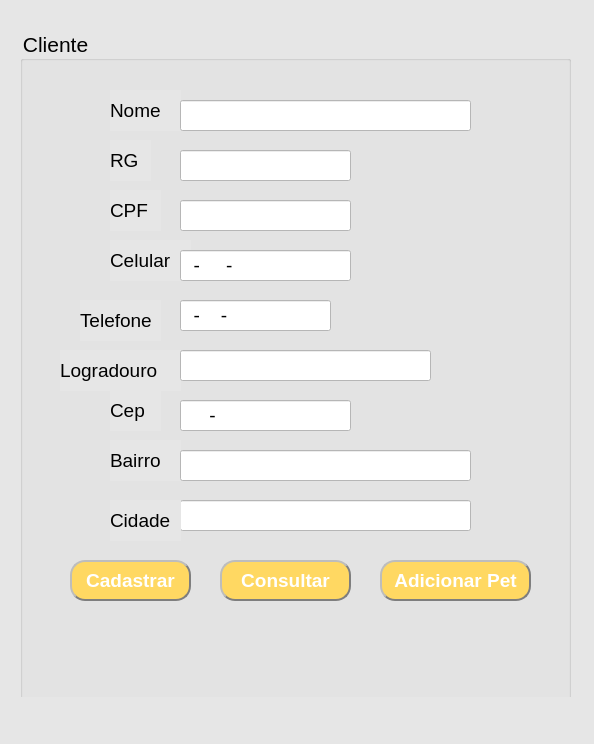
<?xml version="1.0" encoding="UTF-8"?>
<ui version="4.0">
 <class>MainWindow</class>
 <widget class="QMainWindow" name="MainWindow">
  <property name="geometry">
   <rect>
    <x>0</x>
    <y>0</y>
    <width>594</width>
    <height>744</height>
   </rect>
  </property>
  <property name="maximumSize">
   <size>
    <width>594</width>
    <height>744</height>
   </size>
  </property>
  <property name="windowTitle">
   <string>Cadastra Cliente</string>
  </property>
  <property name="toolTip">
   <string/>
  </property>
  <property name="styleSheet">
   <string notr="true">background-color: rgb(230, 230, 230);</string>
  </property>
  <property name="animated">
   <bool>true</bool>
  </property>
  <widget class="QWidget" name="centralwidget">
   <widget class="QLineEdit" name="txtCelular">
    <property name="geometry">
     <rect>
      <x>180</x>
      <y>250</y>
      <width>171</width>
      <height>31</height>
     </rect>
    </property>
    <property name="font">
     <font>
      <pointsize>14</pointsize>
     </font>
    </property>
    <property name="styleSheet">
     <string notr="true">background-color: rgb(255, 255, 255);</string>
    </property>
    <property name="inputMask">
     <string>##-#####-####</string>
    </property>
    <property name="maxLength">
     <number>13</number>
    </property>
   </widget>
   <widget class="QLineEdit" name="txtBairro">
    <property name="geometry">
     <rect>
      <x>180</x>
      <y>450</y>
      <width>291</width>
      <height>31</height>
     </rect>
    </property>
    <property name="font">
     <font>
      <pointsize>14</pointsize>
     </font>
    </property>
    <property name="styleSheet">
     <string notr="true">background-color: rgb(255, 255, 255);</string>
    </property>
    <property name="maxLength">
     <number>20</number>
    </property>
   </widget>
   <widget class="QLineEdit" name="txtCpf">
    <property name="geometry">
     <rect>
      <x>180</x>
      <y>200</y>
      <width>171</width>
      <height>31</height>
     </rect>
    </property>
    <property name="font">
     <font>
      <pointsize>14</pointsize>
     </font>
    </property>
    <property name="styleSheet">
     <string notr="true">background-color: rgb(255, 255, 255);</string>
    </property>
    <property name="inputMask">
     <string>#############</string>
    </property>
    <property name="maxLength">
     <number>13</number>
    </property>
   </widget>
   <widget class="QGroupBox" name="groupBox">
    <property name="geometry">
     <rect>
      <x>20</x>
      <y>30</y>
      <width>551</width>
      <height>671</height>
     </rect>
    </property>
    <property name="font">
     <font>
      <pointsize>16</pointsize>
     </font>
    </property>
    <property name="styleSheet">
     <string notr="true"/>
    </property>
    <property name="title">
     <string>Cliente </string>
    </property>
    <widget class="QLabel" name="label">
     <property name="geometry">
      <rect>
       <x>90</x>
       <y>60</y>
       <width>71</width>
       <height>41</height>
      </rect>
     </property>
     <property name="font">
      <font>
       <pointsize>14</pointsize>
      </font>
     </property>
     <property name="text">
      <string>Nome</string>
     </property>
    </widget>
    <widget class="QLabel" name="label_3">
     <property name="geometry">
      <rect>
       <x>90</x>
       <y>110</y>
       <width>41</width>
       <height>41</height>
      </rect>
     </property>
     <property name="font">
      <font>
       <pointsize>14</pointsize>
      </font>
     </property>
     <property name="text">
      <string>RG</string>
     </property>
    </widget>
    <widget class="QLabel" name="label_2">
     <property name="geometry">
      <rect>
       <x>90</x>
       <y>160</y>
       <width>51</width>
       <height>41</height>
      </rect>
     </property>
     <property name="font">
      <font>
       <pointsize>14</pointsize>
      </font>
     </property>
     <property name="text">
      <string>CPF</string>
     </property>
    </widget>
    <widget class="QLabel" name="label_12">
     <property name="geometry">
      <rect>
       <x>90</x>
       <y>210</y>
       <width>81</width>
       <height>41</height>
      </rect>
     </property>
     <property name="font">
      <font>
       <pointsize>14</pointsize>
      </font>
     </property>
     <property name="text">
      <string>Celular</string>
     </property>
    </widget>
    <widget class="QLabel" name="label_7">
     <property name="geometry">
      <rect>
       <x>60</x>
       <y>270</y>
       <width>81</width>
       <height>41</height>
      </rect>
     </property>
     <property name="font">
      <font>
       <pointsize>14</pointsize>
      </font>
     </property>
     <property name="text">
      <string>Telefone </string>
     </property>
    </widget>
    <widget class="QLabel" name="label_6">
     <property name="geometry">
      <rect>
       <x>40</x>
       <y>320</y>
       <width>121</width>
       <height>41</height>
      </rect>
     </property>
     <property name="font">
      <font>
       <pointsize>14</pointsize>
      </font>
     </property>
     <property name="text">
      <string>Logradouro</string>
     </property>
    </widget>
    <widget class="QLineEdit" name="txtLogradouro">
     <property name="geometry">
      <rect>
       <x>160</x>
       <y>320</y>
       <width>251</width>
       <height>31</height>
      </rect>
     </property>
     <property name="font">
      <font>
       <pointsize>14</pointsize>
      </font>
     </property>
     <property name="styleSheet">
      <string notr="true">background-color: rgb(255, 255, 255);</string>
     </property>
     <property name="maxLength">
      <number>40</number>
     </property>
    </widget>
    <widget class="QLineEdit" name="txtRg">
     <property name="geometry">
      <rect>
       <x>160</x>
       <y>120</y>
       <width>171</width>
       <height>31</height>
      </rect>
     </property>
     <property name="font">
      <font>
       <pointsize>14</pointsize>
      </font>
     </property>
     <property name="styleSheet">
      <string notr="true">background-color: rgb(255, 255, 255);</string>
     </property>
     <property name="inputMask">
      <string>############</string>
     </property>
     <property name="maxLength">
      <number>12</number>
     </property>
    </widget>
    <widget class="QPushButton" name="btnBuscarCliente">
     <property name="geometry">
      <rect>
       <x>200</x>
       <y>530</y>
       <width>131</width>
       <height>41</height>
      </rect>
     </property>
     <property name="font">
      <font>
       <pointsize>14</pointsize>
       <weight>75</weight>
       <bold>true</bold>
      </font>
     </property>
     <property name="styleSheet">
      <string notr="true">color: rgb(255, 255, 255);
background-color: rgb(255, 216, 98);
border-style: outset;
border-width: 2px;
border-radius: 15px; 
border-color: rgb(126, 126, 126);
</string>
     </property>
     <property name="text">
      <string>Consultar</string>
     </property>
    </widget>
    <widget class="QPushButton" name="btnPetcliente">
     <property name="geometry">
      <rect>
       <x>360</x>
       <y>530</y>
       <width>151</width>
       <height>41</height>
      </rect>
     </property>
     <property name="font">
      <font>
       <pointsize>14</pointsize>
       <weight>75</weight>
       <bold>true</bold>
      </font>
     </property>
     <property name="styleSheet">
      <string notr="true">color: rgb(255, 255, 255);
background-color: rgb(255, 216, 98);
border-style: outset;
border-width: 2px;
border-radius: 15px; 
border-color: rgb(126, 126, 126);</string>
     </property>
     <property name="text">
      <string>Adicionar Pet</string>
     </property>
    </widget>
    <widget class="QLineEdit" name="txtCidade">
     <property name="geometry">
      <rect>
       <x>160</x>
       <y>470</y>
       <width>291</width>
       <height>31</height>
      </rect>
     </property>
     <property name="font">
      <font>
       <pointsize>14</pointsize>
      </font>
     </property>
     <property name="styleSheet">
      <string notr="true">background-color: rgb(255, 255, 255);</string>
     </property>
     <property name="maxLength">
      <number>20</number>
     </property>
    </widget>
    <widget class="QLabel" name="label_5">
     <property name="geometry">
      <rect>
       <x>90</x>
       <y>360</y>
       <width>51</width>
       <height>41</height>
      </rect>
     </property>
     <property name="font">
      <font>
       <pointsize>14</pointsize>
      </font>
     </property>
     <property name="text">
      <string>Cep</string>
     </property>
    </widget>
    <widget class="QLabel" name="label_8">
     <property name="geometry">
      <rect>
       <x>90</x>
       <y>410</y>
       <width>71</width>
       <height>41</height>
      </rect>
     </property>
     <property name="font">
      <font>
       <pointsize>14</pointsize>
      </font>
     </property>
     <property name="text">
      <string>Bairro</string>
     </property>
    </widget>
    <widget class="QLabel" name="label_10">
     <property name="geometry">
      <rect>
       <x>90</x>
       <y>470</y>
       <width>71</width>
       <height>41</height>
      </rect>
     </property>
     <property name="font">
      <font>
       <pointsize>14</pointsize>
      </font>
     </property>
     <property name="text">
      <string>Cidade</string>
     </property>
    </widget>
    <widget class="QLineEdit" name="txtCep">
     <property name="geometry">
      <rect>
       <x>160</x>
       <y>370</y>
       <width>171</width>
       <height>31</height>
      </rect>
     </property>
     <property name="font">
      <font>
       <pointsize>14</pointsize>
      </font>
     </property>
     <property name="styleSheet">
      <string notr="true">background-color: rgb(255, 255, 255);</string>
     </property>
     <property name="inputMask">
      <string>#####-###</string>
     </property>
     <property name="maxLength">
      <number>9</number>
     </property>
    </widget>
    <widget class="QPushButton" name="btnCadastrar">
     <property name="geometry">
      <rect>
       <x>50</x>
       <y>530</y>
       <width>121</width>
       <height>41</height>
      </rect>
     </property>
     <property name="font">
      <font>
       <pointsize>14</pointsize>
       <weight>75</weight>
       <bold>true</bold>
      </font>
     </property>
     <property name="styleSheet">
      <string notr="true">color: rgb(255, 255, 255);
background-color: rgb(255, 216, 98);
border-style: outset;
border-width: 2px;
border-radius: 15px; 
border-color: rgb(126, 126, 126);</string>
     </property>
     <property name="text">
      <string>Cadastrar</string>
     </property>
    </widget>
    <widget class="QLineEdit" name="txtNome">
     <property name="geometry">
      <rect>
       <x>160</x>
       <y>70</y>
       <width>291</width>
       <height>31</height>
      </rect>
     </property>
     <property name="font">
      <font>
       <pointsize>14</pointsize>
      </font>
     </property>
     <property name="styleSheet">
      <string notr="true">background-color: rgb(255, 255, 255);</string>
     </property>
    </widget>
    <widget class="QLineEdit" name="txtFixo">
     <property name="geometry">
      <rect>
       <x>160</x>
       <y>270</y>
       <width>151</width>
       <height>31</height>
      </rect>
     </property>
     <property name="font">
      <font>
       <pointsize>14</pointsize>
      </font>
     </property>
     <property name="styleSheet">
      <string notr="true">background-color: rgb(255, 255, 255);</string>
     </property>
     <property name="inputMask">
      <string>##-####-####</string>
     </property>
     <property name="maxLength">
      <number>12</number>
     </property>
    </widget>
    <zorder>label_2</zorder>
    <zorder>label_3</zorder>
    <zorder>label</zorder>
    <zorder>label_12</zorder>
    <zorder>label_7</zorder>
    <zorder>label_6</zorder>
    <zorder>txtLogradouro</zorder>
    <zorder>txtRg</zorder>
    <zorder>btnBuscarCliente</zorder>
    <zorder>btnPetcliente</zorder>
    <zorder>txtCidade</zorder>
    <zorder>label_5</zorder>
    <zorder>label_8</zorder>
    <zorder>label_10</zorder>
    <zorder>txtCep</zorder>
    <zorder>btnCadastrar</zorder>
    <zorder>txtNome</zorder>
    <zorder>txtFixo</zorder>
   </widget>
   <zorder>groupBox</zorder>
   <zorder>txtCelular</zorder>
   <zorder>txtBairro</zorder>
   <zorder>txtCpf</zorder>
  </widget>
  <widget class="QStatusBar" name="statusbar">
   <property name="font">
    <font>
     <pointsize>28</pointsize>
    </font>
   </property>
  </widget>
 </widget>
 <tabstops>
  <tabstop>txtNome</tabstop>
  <tabstop>txtRg</tabstop>
  <tabstop>txtCpf</tabstop>
  <tabstop>txtCelular</tabstop>
  <tabstop>txtFixo</tabstop>
  <tabstop>txtLogradouro</tabstop>
  <tabstop>txtCep</tabstop>
  <tabstop>txtBairro</tabstop>
  <tabstop>txtCidade</tabstop>
  <tabstop>btnCadastrar</tabstop>
  <tabstop>btnBuscarCliente</tabstop>
  <tabstop>btnPetcliente</tabstop>
 </tabstops>
 <resources/>
 <connections/>
</ui>
